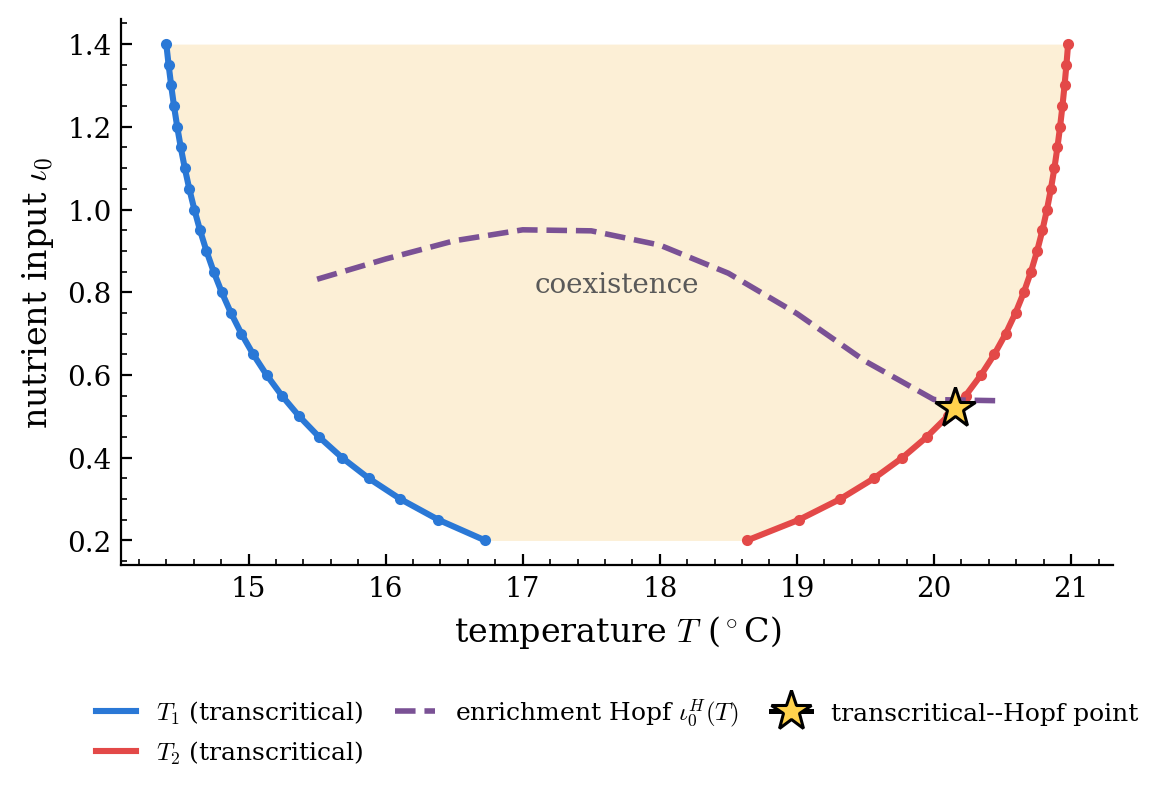

Python code for this plot:
"""
fig3_TI0_plane.py  ->  fig3_TI0_plane.png

Two-parameter (T, iota0) bifurcation diagram.  Solid: the transcritical boundaries T1, T2
enclosing the coexistence wedge, computed from the invasion criterion at each iota0.
Dashed: the enrichment Hopf boundary, located by bisection on the onset of sustained
oscillation of the coexistence state.
"""
import numpy as np, warnings; warnings.filterwarnings('ignore')
from scipy.integrate import solve_ivp
import matplotlib; matplotlib.use('Agg')
import matplotlib.pyplot as plt
import model, mc_edges

I0s = np.arange(0.20, 1.401, 0.05)
T1s, T2s = [], []
for I0 in I0s:
    try:
        a, b = mc_edges.edges(model.make_p(I0=I0))
    except Exception:
        a = b = np.nan
    T1s.append(a); T2s.append(b)
T1s, T2s = np.array(T1s), np.array(T2s)

def oscillates(T, I0, tend=6000):
    p = model.make_p(T=T, I0=I0)
    sol = solve_ivp(model.make_rhs(p), [0, tend], [1.0, 0.8, 0.8, 0.4, 0.4],
                    method='LSODA', rtol=1e-10, atol=1e-12, dense_output=True)
    tt = np.linspace(0.75*tend, tend, 1500); Y = sol.sol(tt)
    amp = max(Y[1].max()-Y[1].min(), Y[2].max()-Y[2].min())
    return amp > 1e-3

# Hopf boundary: for each T inside the wedge, bisect on iota0 for the onset of oscillation
Tgrid = np.arange(15.5, 20.51, 0.5)
I0H_of_T = []
for T in Tgrid:
    lo, hi = 0.3, 2.0
    if oscillates(T, lo) or not oscillates(T, hi):
        I0H_of_T.append(np.nan); continue
    for _ in range(12):
        mid = 0.5*(lo+hi)
        if oscillates(T, mid): hi = mid
        else:                  lo = mid
    I0H_of_T.append(0.5*(lo+hi))
I0H_of_T = np.array(I0H_of_T)
k = np.argmin(np.abs(Tgrid-19.0))
print(f"iota0^H at T=19: {I0H_of_T[k]:.3f}   (manuscript reports 0.753)")


plt.rcParams.update({'font.size': 10, 'axes.linewidth': 0.8,
                     'mathtext.fontset': 'cm', 'font.family': 'serif'})
fig, ax = plt.subplots(figsize=(6.4, 4.2))
ok = np.isfinite(T1s) & np.isfinite(T2s)
ax.fill_betweenx(I0s[ok], T1s[ok], T2s[ok], color='#eda100', alpha=0.16, lw=0)
ax.plot(T1s[ok], I0s[ok], '-',  color='#2a78d6', lw=2.2, label=r'$T_1$ (transcritical)')
ax.plot(T2s[ok], I0s[ok], '-',  color='#e34948', lw=2.2, label=r'$T_2$ (transcritical)')
ax.plot(T1s[ok], I0s[ok], 'o',  color='#2a78d6', ms=3)
ax.plot(T2s[ok], I0s[ok], 'o',  color='#e34948', ms=3)
okH = np.isfinite(I0H_of_T)
ax.plot(Tgrid[okH], I0H_of_T[okH], '--', color='#7a5195', lw=2.0,
        label=r'enrichment Hopf $\iota_0^{H}(T)$')
# codimension-two point located in Section 6.3 by solving the defining system
ax.plot([20.153834], [0.520075], marker='*', ms=15, color='k', mfc='#ffd24d',
        mew=1.1, zorder=6, label=r'transcritical--Hopf point')
ax.annotate('coexistence', xy=(0.5*(np.nanmin(T1s)+np.nanmax(T2s)), I0s.mean()),
            ha='center', fontsize=10, color='0.35')
ax.set_xlabel(r'temperature $T$ ($^\circ$C)')
ax.set_ylabel(r'nutrient input $\iota_0$')
ax.spines['top'].set_visible(False); ax.spines['right'].set_visible(False)
ax.legend(frameon=False, fontsize=9, ncol=3, loc='upper center',
          bbox_to_anchor=(0.5, -0.20), columnspacing=1.3, handlelength=1.6)
fig.subplots_adjust(bottom=0.30, top=0.95)
plt.savefig('fig3_TI0_plane.png', dpi=200, bbox_inches='tight')
print('wrote fig3_TI0_plane.png')
